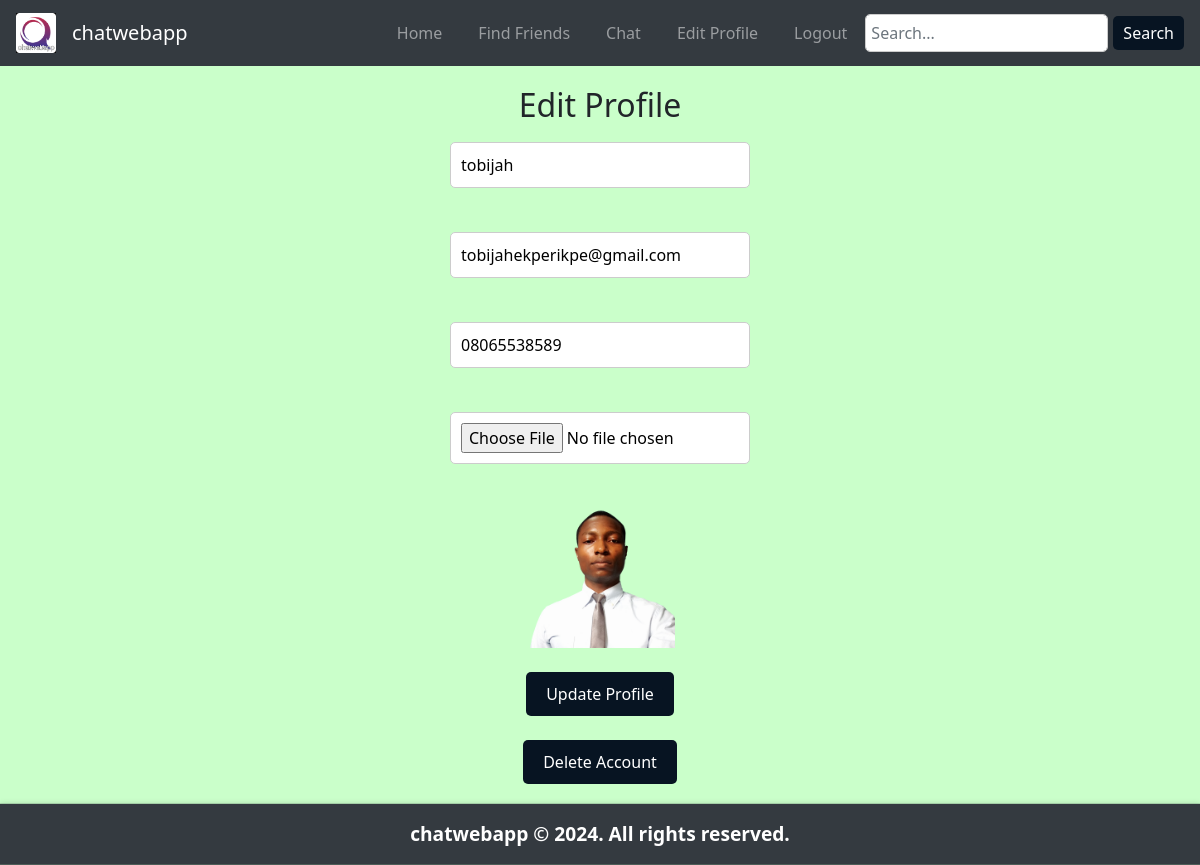
The page /auth/edit_profile (signed in) on the database its author committed.
### models/user.py (models this page shows, shortened)
class User(UserMixin, db.Model):
    __tablename__ = 'users'
    id = db.Column(db.Integer, primary_key=True)
    username = db.Column(db.String(150), unique=True, nullable=False)
    password = db.Column(db.String(150), nullable=False)
    email = db.Column(db.String(150), unique=True, nullable=True)
    phone_number = db.Column(db.String(20), nullable=True)
    profile_picture = db.Column(db.String(150), nullable=True)
    messages_sent = db.relationship('Message', foreign_keys='Message.sender_id', backref='sender', lazy=True)
    messages_received = db.relationship('Message', foreign_keys='Message.receiver_id', backref='receiver', lazy=True)

### routes/auth_routes.py (the view)
@auth_bp.route('/edit_profile', methods=['GET', 'POST'])
@login_required
def edit_profile():
    if request.method == 'POST':
        username = request.form['username']
        current_user.username = username
        db.session.commit()
        flash('Profile updated successfully.', 'success')
        return redirect(url_for('auth.chat'))
    return render_template('edit_profile.html', user=current_user)

### app.py (called while the page is built)
@login_manager.user_loader
def load_user(user_id):
    return User.query.get(int(user_id))

### templates/edit_profile.html (shortened to what this page needs)
{% extends "base.html" %}
{% block body %}
    <h2>Edit Profile</h2>
    <form class="styled-form" method="POST" action="{{ url_for('auth.update_profile') }}" enctype="multipart/form-data">
        <input type="text" name="username" placeholder="Username" value="{{ current_user.username }}" required><br>
        <input type="text" name="email" placeholder="Email" value="{{ current_user.email }}"><br>
        <input type="number" name="phone_number" placeholder="Phone Number" value="{{ current_user.phone_number }}"><br>
        <input type="file" name="profile_picture"><br>
        {% if current_user.profile_picture %}
            <img src="{{ url_for('static', filename='profile_pics/' ~ current_user.profile_picture) }}" alt="Profile Picture" width="150"><br>
        {% endif %}
        <button type="submit">Update Profile</button>
    </form>
    <br>
    <form class="styled-form" method="POST" action="{{ url_for('auth.delete_account') }}">
        <button type="submit" onclick="return confirm('Are you sure you want to delete your account? This action cannot be undone.');">Delete Account</button>
    </form>
{% endblock %}

### static/css/styles.css (style rules this page uses)
body { font-family: system-ui, -apple-system, BlinkMacSystemFont, 'Segoe UI', Roboto, Oxygen, Ubuntu, Cantarell, 'Open Sans', 'Helvetica Neue', sans-serif; margin: 0; padding: 0; background-color: #caffca; text-align: center; display: flex; flex-direction: column; height: 100vh; }
.styled-form { display: flex; flex-direction: column; align-items: center; }
.styled-form input { padding: 10px; margin: 10px 0; border: 1px solid #ccc; border-radius: 5px; font-size: 1em; width: 100%; max-width: 300px; background-color: #fff; color: #000; }
.styled-form button { padding: 10px 20px; background-color: #071422; color: #fff; border: none; border-radius: 5px; font-size: 1em; cursor: pointer; transition: background-color 0.3s ease; }

### rows shown on the page
User: username "tobijah", email "tobijahekperikpe@gmail.com", phone_number "08065538589", profile_picture (picture)
